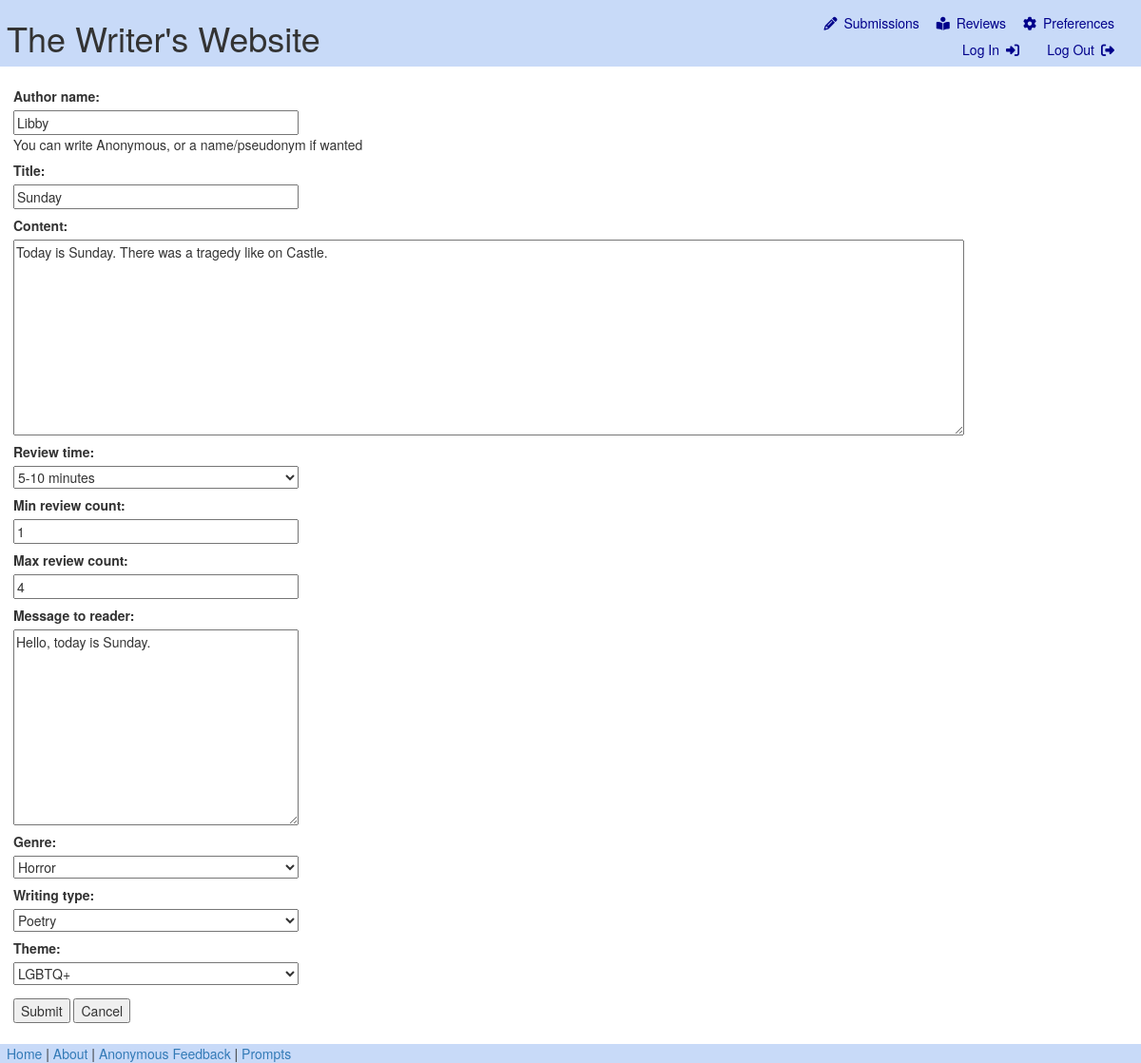
Page /submissions/edit/11/ (signed in) on the committed database.
### submissions/models.py (models this page shows)
class Submission(models.Model):
	author_name = models.CharField(max_length=128, help_text= "You can write Anonymous, or a name/pseudonym if wanted")
	title = models.CharField(max_length=128)
	content = models.TextField()
	REVIEW_LENGTHS = (
		('5-10', "5-10 minutes"),
		('10-30', "10-30 minutes"),
		('30-60', "30-60 minutes"),
		('60+', "60 minutes +"),
	)
	review_time = models.CharField(max_length=10, choices=REVIEW_LENGTHS)
	min_review_count = models.IntegerField(validators=[MinValueValidator(1), MaxValueValidator(5)])
	max_review_count = models.IntegerField(validators=[MinValueValidator(1), MaxValueValidator(10)])
	message_to_reader = models.TextField()
	genre = models.ForeignKey(Genre, on_delete=models.CASCADE)
	writing_type = models.ForeignKey(WritingType, on_delete=models.CASCADE)
	theme = models.ForeignKey(Theme, on_delete=models.CASCADE)
	author = models.ForeignKey(User, on_delete=models.CASCADE)

### submissions/views.py (the view, shortened to what this page needs)
# urls.py: path('', views.edit, name='edit'),
def edit(request, submission_id):
    if request.user.is_authenticated == False:
        return redirect('/login')
    else:
        submission = get_object_or_404(Submission, pk=submission_id)
        if request.method == 'GET':
            context = {
                'submission': submission,
                'form': SubmissionForm(instance=submission)
            }
            return render(request, 'submissions/edit.html', context)

### submissions/models.py
class SubmissionForm(ModelForm):
	class Meta:
		model = Submission
		fields = '__all__'
		exclude = ['author']

### submissions/models.py (called while the page is built)
	def __str__(self):
		return self.name

	def __str__(self):
		return self.name

	def __str__(self):
		return self.name

### submissions/templates/submissions/edit.html
{% extends "base.html" %} {% block content %}
<form action="{% url 'submissions:edit' submission.id %}" method="post">
  {% csrf_token %} {{ form }}
  <div class="actions">
    <button type="submit">Submit</button>
    <button onclick="window.history.back();">Cancel</button>
  </div>
</form>
{% endblock %}

### submissions/static/css/style.css (style rules this page uses)
body { margin: 1em; padding-bottom: 1em; }
form label { padding-top: 0.5em; display: block; }
form input, form select, form textarea { width: 300px; }
form textarea[name="content"] { width: 100%; max-width: 1000px; }
.actions { padding-top: 1em; }

### rows in the picture
Submission: author_name "Libby", title "Sunday", content "Today is Sunday. There was a tragedy like on Castle.", review_time "5-10 minutes", min_review_count "1", max_review_count "4", message_to_reader "Hello, today is Sunday.", genre "Horror", writing_type "Poetry", theme "LGBTQ+"
